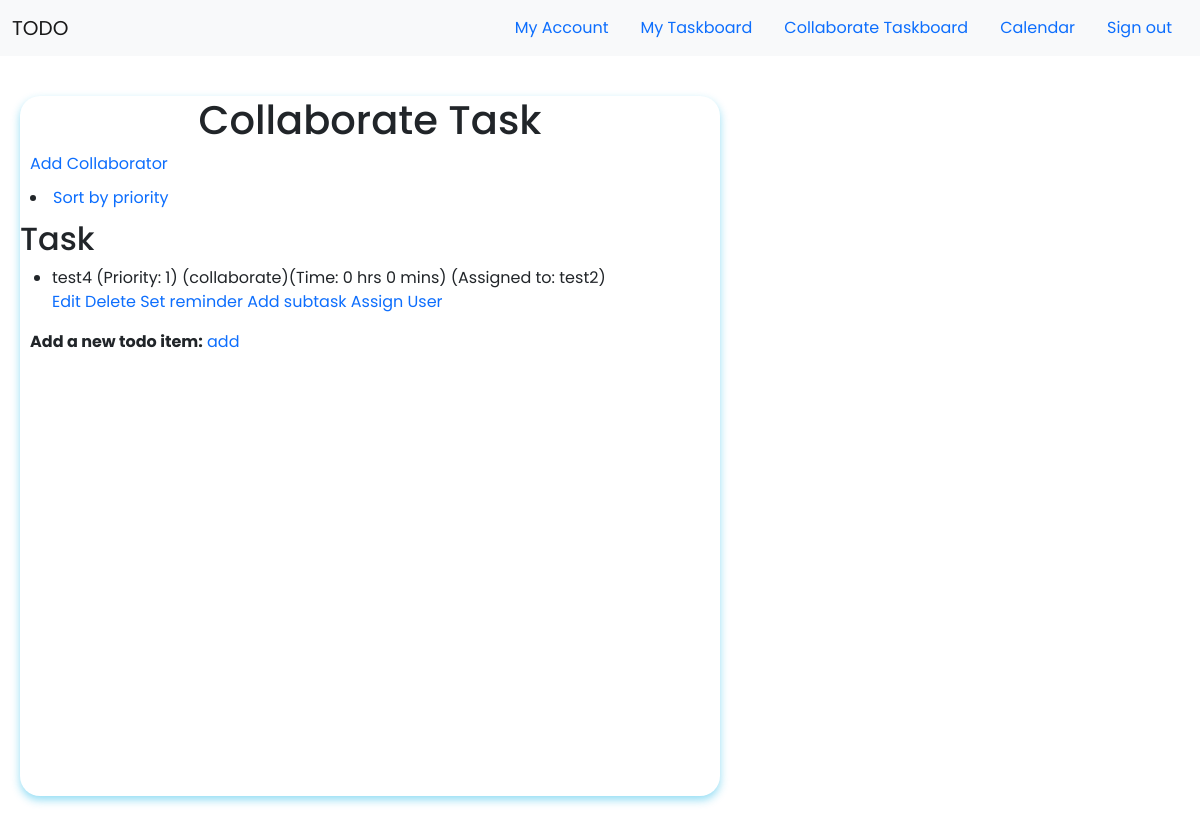
The app's page /collaboratetaskboard (signed in) with its own data.
### app/models.py (models this page shows, shortened)
class Task(db.Model):
    id = db.Column(db.Integer, primary_key=True, autoincrement=True)
    content = db.Column(db.String, unique=False, nullable=False)
    complete = db.Column(db.Boolean, default=False)
    estimatehr = db.Column(db.Integer, nullable = True)
    estimatemin = db.Column(db.Integer, nullable = True)
    priority = db.Column(db.Integer, nullable=False)
    collaborate_id = db.Column(db.Integer, nullable=True, unique=False)
    assign_user = db.Column(db.String,unique=False, nullable=True)
    category_id = db.Column(db.Integer, db.ForeignKey('category.id'), nullable=False)
    category = db.relationship('Category', backref=db.backref('categories', lazy=True))
    subtask = db.relationship('Subtask', backref = 'subtasks', lazy = 'dynamic')
    user_id = db.Column(db.Integer, db.ForeignKey('user.id'))

class Category(db.Model):
    id = db.Column(db.Integer, primary_key=True)
    category = db.Column(db.String(30), unique=True, nullable=False)
    user_id = db.Column(db.Integer, db.ForeignKey('user.id'))

### app/routes.py (the view)
@app.route('/collaboratetaskboard',methods=['GET', 'POST'])
def collaboratetaskboard():
    user = User.query.filter_by(username=current_user.username).first()
    if user.collaborate == None :
        user.collaborate = user.id
    tasks = Task.query.filter_by(collaborate_id=user.collaborate).all()
    subtask = Subtask.query.all()
    return render_template('collaboratetask.html', tasks=tasks, subtasks=subtask)

### app/models.py (called while the page is built)
@login.user_loader
def load_user(id):
    return User.query.get(int(id))

### app/templates/collaboratetask.html (shortened to what this page needs)
{% extends "base.html" %}
{% block content %}
<link rel="stylesheet" type="text/css" href="{{ url_for('static', filename='css/taskboard.css') }}">
    {% if current_user.is_authenticated %}
            <div class="colla">
                <h1>Collaborate Task</h1>
                <a href ="/addcollaborator" id="addcoll">Add Collaborator</a>
                <li id="addcoll"><a href="/collapriority">Sort by priority</a></li>
                {% for task in tasks %}
                <h2>Task</h2>
                <ul>
                    <li>
                        {{ task.content }} (Priority: {{task.priority}}) ({{task.category.category}})(Time: {{task.estimatehr}} hrs {{task.estimatemin}} mins) (Assigned to: {{task.assign_user}}) <br> <a href= "/edittask/{{task.id}}">Edit</a>  <a href= "/delete/{{task.id}}"> Delete</a>  <a href= "/reminder/{{task.id}}">Set reminder</a> <a href="/addsubtask/{{task.id}}">Add subtask</a> <a href="/assignuser/{{task.id}}">Assign User</a>
                    </li>
                </ul>
                {% endfor %}
                <div class="addtask">
                    <strong>Add a new todo item:</strong>
                    <a href="/addcollaboratetask"> add</a>
                </div>
            </div>
    {% endif %}
{% endblock %}

### app/static/css/style.css (style rules this page uses)
* { font-family: 'Poppins', sans-serif; margin: 0; padding: 0; }
html, body { margin: 0; padding: 0; }
a { text-decoration: none; }

### app/static/css/taskboard.css (style rules this page uses)
.colla { height: 700px; width: 700px; margin: 40px 20px; border-radius: 20px; background-color: white!important; box-shadow: 0 4px 8px 0 rgba(26, 183, 231, 0.466); transition: 0.3s; }
.colla h1 { text-align: center; }
.addtask { margin: 10px; }
#addcoll { margin: 10px!important; }

### records on screen
Task: content "test4", priority "1", category.category "collaborate", estimatehr "0", estimatemin "0", assign_user "test2"
